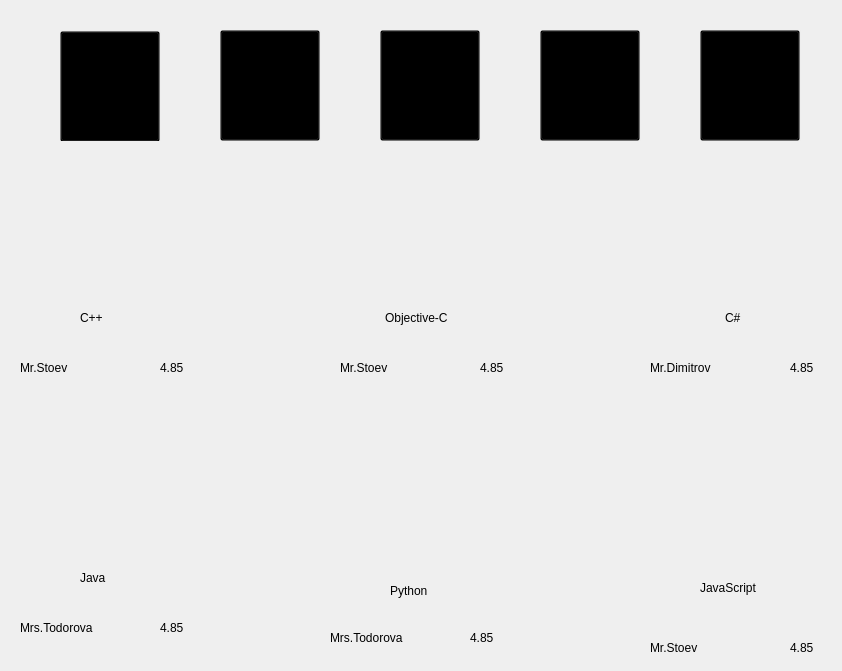
      <widget class="QWidget" name="Programming">
       <widget class="QWidget" name="widget_34" native="true">
        <property name="geometry">
         <rect>
          <x>10</x>
          <y>450</y>
          <width>193</width>
          <height>192</height>
         </rect>
        </property>
        <property name="styleSheet">
         <string notr="true">background-color:#EFEFEF;
border-radius:10px;</string>
        </property>
        <widget class="QWidget" name="widget_35" native="true">
         <property name="geometry">
          <rect>
           <x>20</x>
           <y>10</y>
           <width>154</width>
           <height>101</height>
          </rect>
         </property>
         <property name="styleSheet">
          <string notr="true">image: url(:/Resources/Images/Java.png);
border-radius:10px;</string>
         </property>
        </widget>
        <widget class="QLabel" name="label_50">
         <property name="geometry">
          <rect>
           <x>70</x>
           <y>120</y>
           <width>41</width>
           <height>16</height>
          </rect>
         </property>
         <property name="styleSheet">
          <string notr="true">color:black;</string>
         </property>
         <property name="text">
          <string>Java</string>
         </property>
        </widget>
        <widget class="QLabel" name="label_51">
         <property name="geometry">
          <rect>
           <x>10</x>
           <y>170</y>
           <width>81</width>
           <height>16</height>
          </rect>
         </property>
         <property name="styleSheet">
          <string notr="true">color:black;</string>
         </property>
         <property name="text">
          <string>Mrs.Todorova</string>
         </property>
        </widget>
        <widget class="QLabel" name="label_52">
         <property name="geometry">
          <rect>
           <x>150</x>
           <y>170</y>
           <width>31</width>
           <height>16</height>
          </rect>
         </property>
         <property name="styleSheet">
          <string notr="true">color:black;</string>
         </property>
         <property name="text">
          <string>4.85</string>
         </property>
        </widget>
        <widget class="QLabel" name="label_53">
         <property name="geometry">
          <rect>
           <x>117</x>
           <y>167</y>
           <width>31</width>
           <height>21</height>
          </rect>
         </property>
         <property name="styleSheet">
          <string notr="true">image: url(:/Resources/Images/icons/Star.png);</string>
         </property>
         <property name="text">
          <string/>
         </property>
        </widget>
        <widget class="QPushButton" name="javaCourse_PB">
         <property name="geometry">
          <rect>
           <x>0</x>
           <y>0</y>
           <width>191</width>
           <height>181</height>
          </rect>
         </property>
         <property name="styleSheet">
          <string notr="true">background-color:transparent;</string>
         </property>
         <property name="text">
          <string/>
         </property>
        </widget>
       </widget>
       <widget class="QWidget" name="widget_28" native="true">
        <property name="geometry">
         <rect>
          <x>10</x>
          <y>190</y>
          <width>201</width>
          <height>192</height>
         </rect>
        </property>
        <property name="styleSheet">
         <string notr="true">background-color:#EFEFEF;
border-radius:10px;</string>
        </property>
        <widget class="QWidget" name="widget_29" native="true">
         <property name="geometry">
          <rect>
           <x>10</x>
           <y>0</y>
           <width>171</width>
           <height>131</height>
          </rect>
         </property>
         <property name="styleSheet">
          <string notr="true">image: url(:/Resources/Images/cpp.png);</string>
         </property>
        </widget>
        <widget class="QLabel" name="label_38">
         <property name="geometry">
          <rect>
           <x>70</x>
           <y>120</y>
           <width>41</width>
           <height>16</height>
          </rect>
         </property>
         <property name="styleSheet">
          <string notr="true">color:black;</string>
         </property>
         <property name="text">
          <string>C++</string>
         </property>
        </widget>
        <widget class="QLabel" name="label_39">
         <property name="geometry">
          <rect>
           <x>10</x>
           <y>170</y>
           <width>58</width>
           <height>16</height>
          </rect>
         </property>
         <property name="styleSheet">
          <string notr="true">color:black;</string>
         </property>
         <property name="text">
          <string>Mr.Stoev</string>
         </property>
        </widget>
        <widget class="QLabel" name="label_40">
         <property name="geometry">
          <rect>
           <x>150</x>
           <y>170</y>
           <width>31</width>
           <height>16</height>
          </rect>
         </property>
         <property name="styleSheet">
          <string notr="true">color:black;</string>
         </property>
         <property name="text">
          <string>4.85</string>
         </property>
        </widget>
        <widget class="QLabel" name="label_41">
         <property name="geometry">
          <rect>
           <x>117</x>
           <y>167</y>
           <width>31</width>
           <height>21</height>
          </rect>
         </property>
         <property name="styleSheet">
          <string notr="true">image: url(:/Resources/Images/icons/Star.png);</string>
         </property>
         <property name="text">
          <string/>
         </property>
        </widget>
        <widget class="QPushButton" name="cppCourse_PB">
         <property name="geometry">
          <rect>
           <x>0</x>
           <y>0</y>
           <width>201</width>
           <height>191</height>
          </rect>
         </property>
         <property name="styleSheet">
          <string notr="true">background-color:transparent;</string>
         </property>
         <property name="text">
          <string/>
         </property>
        </widget>
       </widget>
       <widget class="QWidget" name="widget_26" native="true">
        <property name="geometry">
         <rect>
          <x>640</x>
          <y>190</y>
          <width>193</width>
          <height>192</height>
         </rect>
        </property>
        <property name="styleSheet">
         <string notr="true">background-color:#EFEFEF;
border-radius:10px;</string>
        </property>
        <widget class="QWidget" name="widget_27" native="true">
         <property name="geometry">
          <rect>
           <x>20</x>
           <y>10</y>
           <width>154</width>
           <height>101</height>
          </rect>
         </property>
         <property name="styleSheet">
          <string notr="true">image: url(:/Resources/Images/Csharp .png);</string>
         </property>
        </widget>
        <widget class="QLabel" name="label_34">
         <property name="geometry">
          <rect>
           <x>85</x>
           <y>120</y>
           <width>31</width>
           <height>16</height>
          </rect>
         </property>
         <property name="styleSheet">
          <string notr="true">color:black;</string>
         </property>
         <property name="text">
          <string>C#</string>
         </property>
        </widget>
        <widget class="QLabel" name="label_35">
         <property name="geometry">
          <rect>
           <x>10</x>
           <y>170</y>
           <width>71</width>
           <height>16</height>
          </rect>
         </property>
         <property name="styleSheet">
          <string notr="true">color:black;</string>
         </property>
         <property name="text">
          <string>Mr.Dimitrov</string>
         </property>
        </widget>
        <widget class="QLabel" name="label_36">
         <property name="geometry">
          <rect>
           <x>150</x>
           <y>170</y>
           <width>31</width>
           <height>16</height>
          </rect>
         </property>
         <property name="styleSheet">
          <string notr="true">color:black;</string>
         </property>
         <property name="text">
          <string>4.85</string>
         </property>
        </widget>
        <widget class="QLabel" name="label_37">
         <property name="geometry">
          <rect>
           <x>117</x>
           <y>167</y>
           <width>31</width>
           <height>21</height>
          </rect>
         </property>
         <property name="styleSheet">
          <string notr="true">image: url(:/Resources/Images/icons/Star.png);</string>
         </property>
         <property name="text">
          <string/>
         </property>
        </widget>
        <widget class="QPushButton" name="CSharpCourse_PB">
         <property name="geometry">
          <rect>
           <x>0</x>
           <y>0</y>
           <width>191</width>
           <height>181</height>
          </rect>
         </property>
         <property name="styleSheet">
          <string notr="true">background-color:transparent;</string>
         </property>
         <property name="text">
          <string/>
         </property>
        </widget>
       </widget>
       <widget class="QWidget" name="widget_30" native="true">
        <property name="geometry">
         <rect>
          <x>330</x>
          <y>190</y>
          <width>193</width>
          <height>192</height>
         </rect>
        </property>
        <property name="styleSheet">
         <string notr="true">background-color:#EFEFEF;
border-radius:10px;</string>
        </property>
        <widget class="QWidget" name="widget_31" native="true">
         <property name="geometry">
          <rect>
           <x>20</x>
           <y>10</y>
           <width>154</width>
           <height>101</height>
          </rect>
         </property>
         <property name="styleSheet">
          <string notr="true">image: url(:/Resources/Images/c.png);</string>
         </property>
        </widget>
        <widget class="QLabel" name="label_42">
         <property name="geometry">
          <rect>
           <x>55</x>
           <y>120</y>
           <width>111</width>
           <height>16</height>
          </rect>
         </property>
         <property name="styleSheet">
          <string notr="true">color:black;</string>
         </property>
         <property name="text">
          <string>Objective-C</string>
         </property>
        </widget>
        <widget class="QLabel" name="label_43">
         <property name="geometry">
          <rect>
           <x>10</x>
           <y>170</y>
           <width>58</width>
           <height>16</height>
          </rect>
         </property>
         <property name="styleSheet">
          <string notr="true">color:black;</string>
         </property>
         <property name="text">
          <string>Mr.Stoev</string>
         </property>
        </widget>
        <widget class="QLabel" name="label_44">
         <property name="geometry">
          <rect>
           <x>150</x>
           <y>170</y>
           <width>31</width>
           <height>16</height>
          </rect>
         </property>
         <property name="styleSheet">
          <string notr="true">color:black;</string>
         </property>
         <property name="text">
          <string>4.85</string>
         </property>
        </widget>
        <widget class="QLabel" name="label_45">
         <property name="geometry">
          <rect>
           <x>117</x>
           <y>167</y>
           <width>31</width>
           <height>21</height>
          </rect>
         </property>
         <property name="styleSheet">
          <string notr="true">image: url(:/Resources/Images/icons/Star.png);</string>
         </property>
         <property name="text">
          <string/>
         </property>
        </widget>
        <widget class="QPushButton" name="objCourse_PB">
         <property name="geometry">
          <rect>
           <x>0</x>
           <y>10</y>
           <width>191</width>
           <height>181</height>
          </rect>
         </property>
         <property name="styleSheet">
          <string notr="true">background-color:transparent;</string>
         </property>
         <property name="text">
          <string/>
         </property>
        </widget>
       </widget>
       <widget class="QWidget" name="widget_24" native="true">
        <property name="geometry">
         <rect>
          <x>640</x>
          <y>470</y>
          <width>193</width>
          <height>192</height>
         </rect>
        </property>
        <property name="styleSheet">
         <string notr="true">background-color:#EFEFEF;
border-radius:10px;</string>
        </property>
        <widget class="QWidget" name="widget_25" native="true">
         <property name="geometry">
          <rect>
           <x>20</x>
           <y>10</y>
           <width>154</width>
           <height>101</height>
          </rect>
         </property>
         <property name="styleSheet">
          <string notr="true">image: url(:/Resources/Images/javascript.png);</string>
         </property>
        </widget>
        <widget class="QLabel" name="label_30">
         <property name="geometry">
          <rect>
           <x>60</x>
           <y>110</y>
           <width>71</width>
           <height>16</height>
          </rect>
         </property>
         <property name="styleSheet">
          <string notr="true">color:black;</string>
         </property>
         <property name="text">
          <string>JavaScript</string>
         </property>
        </widget>
        <widget class="QLabel" name="label_31">
         <property name="geometry">
          <rect>
           <x>10</x>
           <y>170</y>
           <width>58</width>
           <height>16</height>
          </rect>
         </property>
         <property name="styleSheet">
          <string notr="true">color:black;</string>
         </property>
         <property name="text">
          <string>Mr.Stoev</string>
         </property>
        </widget>
        <widget class="QLabel" name="label_32">
         <property name="geometry">
          <rect>
           <x>150</x>
           <y>170</y>
           <width>31</width>
           <height>16</height>
          </rect>
         </property>
         <property name="styleSheet">
          <string notr="true">color:black;</string>
         </property>
         <property name="text">
          <string>4.85</string>
         </property>
        </widget>
        <widget class="QLabel" name="label_33">
         <property name="geometry">
          <rect>
           <x>117</x>
           <y>167</y>
           <width>31</width>
           <height>21</height>
          </rect>
         </property>
         <property name="styleSheet">
          <string notr="true">image: url(:/Resources/Images/icons/Star.png);</string>
         </property>
         <property name="text">
          <string/>
         </property>
        </widget>
        <widget class="QPushButton" name="javascriptCourse_PB">
         <property name="geometry">
          <rect>
           <x>0</x>
           <y>0</y>
           <width>191</width>
           <height>191</height>
          </rect>
         </property>
         <property name="styleSheet">
          <string notr="true">background-color:transparent;</string>
         </property>
         <property name="text">
          <string/>
         </property>
        </widget>
       </widget>
       <widget class="QWidget" name="widget_32" native="true">
        <property name="geometry">
         <rect>
          <x>320</x>
          <y>460</y>
          <width>193</width>
          <height>192</height>
         </rect>
        </property>
        <property name="styleSheet">
         <string notr="true">background-color:#EFEFEF;
border-radius:10px;</string>
        </property>
        <widget class="QWidget" name="widget_33" native="true">
         <property name="geometry">
          <rect>
           <x>10</x>
           <y>10</y>
           <width>181</width>
           <height>101</height>
          </rect>
         </property>
         <property name="styleSheet">
          <string notr="true">image: url(:/Resources/Images/python.png);</string>
         </property>
        </widget>
        <widget class="QLabel" name="label_47">
         <property name="geometry">
          <rect>
           <x>10</x>
           <y>170</y>
           <width>81</width>
           <height>16</height>
          </rect>
         </property>
         <property name="styleSheet">
          <string notr="true">color:black;</string>
         </property>
         <property name="text">
          <string>Mrs.Todorova</string>
         </property>
        </widget>
        <widget class="QLabel" name="label_48">
         <property name="geometry">
          <rect>
           <x>150</x>
           <y>170</y>
           <width>31</width>
           <height>16</height>
          </rect>
         </property>
         <property name="styleSheet">
          <string notr="true">color:black;</string>
         </property>
         <property name="text">
          <string>4.85</string>
         </property>
        </widget>
        <widget class="QLabel" name="label_49">
         <property name="geometry">
          <rect>
           <x>117</x>
           <y>167</y>
           <width>31</width>
           <height>21</height>
          </rect>
         </property>
         <property name="styleSheet">
          <string notr="true">image: url(:/Resources/Images/icons/Star.png);</string>
         </property>
         <property name="text">
          <string/>
         </property>
        </widget>
        <widget class="QLabel" name="label_46">
         <property name="geometry">
          <rect>
           <x>70</x>
           <y>120</y>
           <width>51</width>
           <height>21</height>
          </rect>
         </property>
         <property name="styleSheet">
          <string notr="true">color:black;</string>
         </property>
         <property name="text">
          <string>Python</string>
         </property>
        </widget>
        <widget class="QPushButton" name="pythonCourse_PB">
         <property name="geometry">
          <rect>
           <x>0</x>
           <y>10</y>
           <width>191</width>
           <height>181</height>
          </rect>
         </property>
         <property name="styleSheet">
          <string notr="true">background-color:transparent;</string>
         </property>
         <property name="text">
          <string/>
         </property>
        </widget>
       </widget>
       <widget class="QWidget" name="widget_22" native="true">
        <property name="geometry">
         <rect>
          <x>60</x>
          <y>30</y>
          <width>101</width>
          <height>111</height>
         </rect>
        </property>
        <property name="styleSheet">
         <string notr="true">QWidget
{
background-color:#EDEDED
}</string>
        </property>
        <widget class="QWidget" name="widget_36" native="true">
         <property name="geometry">
          <rect>
           <x>15</x>
           <y>3</y>
           <width>71</width>
           <height>61</height>
          </rect>
         </property>
         <property name="styleSheet">
          <string notr="true">QWidget
{
background-color:white;
border-radius:30px;
	image: url(:/Resources/Images/icons/Student Male.png);
}</string>
         </property>
        </widget>
        <widget class="QLabel" name="label_57">
         <property name="geometry">
          <rect>
           <x>17</x>
           <y>70</y>
           <width>71</width>
           <height>16</height>
          </rect>
         </property>
         <property name="styleSheet">
          <string notr="true">color:black;</string>
         </property>
         <property name="text">
          <string>All courses</string>
         </property>
        </widget>
        <widget class="QPushButton" name="allExams_PB">
         <property name="geometry">
          <rect>
           <x>0</x>
           <y>1</y>
           <width>100</width>
           <height>111</height>
          </rect>
         </property>
         <property name="styleSheet">
          <string notr="true">background-color:transparent;</string>
         </property>
         <property name="text">
          <string/>
         </property>
        </widget>
       </widget>
       <widget class="QWidget" name="widget_44" native="true">
        <property name="geometry">
         <rect>
          <x>700</x>
          <y>30</y>
          <width>101</width>
          <height>111</height>
         </rect>
        </property>
        <property name="styleSheet">
         <string notr="true">QWidget
{
background-color:#EDEDED
}</string>
        </property>
        <widget class="QWidget" name="widget_45" native="true">
         <property name="geometry">
          <rect>
           <x>15</x>
           <y>3</y>
           <width>71</width>
           <height>61</height>
          </rect>
         </property>
         <property name="styleSheet">
          <string notr="true">QWidget
{
background-color:white;
border-radius:30px;
	image: url(:/Resources/Images/icons/Student Male.png);
}</string>
         </property>
        </widget>
        <widget class="QLabel" name="label_61">
         <property name="geometry">
          <rect>
           <x>15</x>
           <y>65</y>
           <width>71</width>
           <height>41</height>
          </rect>
         </property>
         <property name="font">
          <font>
           <pointsize>12</pointsize>
          </font>
         </property>
         <property name="styleSheet">
          <string notr="true">color:black;</string>
         </property>
         <property name="text">
          <string>&lt;html&gt;&lt;head/&gt;&lt;body&gt;&lt;p align=&quot;center&quot;&gt;Social&lt;/p&gt;&lt;p align=&quot;center&quot;&gt;sciences&lt;/p&gt;&lt;/body&gt;&lt;/html&gt;</string>
         </property>
        </widget>
        <widget class="QPushButton" name="socialSciences_PB_2">
         <property name="geometry">
          <rect>
           <x>0</x>
           <y>0</y>
           <width>100</width>
           <height>111</height>
          </rect>
         </property>
         <property name="styleSheet">
          <string notr="true">background-color:transparent;</string>
         </property>
         <property name="text">
          <string/>
         </property>
        </widget>
       </widget>
       <widget class="QWidget" name="widget_42" native="true">
        <property name="geometry">
         <rect>
          <x>380</x>
          <y>30</y>
          <width>101</width>
          <height>111</height>
         </rect>
        </property>
        <property name="styleSheet">
         <string notr="true">QWidget
{
background-color:#EDEDED
}</string>
        </property>
        <widget class="QWidget" name="widget_43" native="true">
         <property name="geometry">
          <rect>
           <x>15</x>
           <y>3</y>
           <width>71</width>
           <height>61</height>
          </rect>
         </property>
         <property name="styleSheet">
          <string notr="true">QWidget
{
background-color:white;
border-radius:30px;
	image: url(:/Resources/Images/icons/Student Male.png);
}</string>
         </property>
        </widget>
        <widget class="QLabel" name="label_60">
         <property name="geometry">
          <rect>
           <x>10</x>
           <y>60</y>
           <width>81</width>
           <height>51</height>
          </rect>
         </property>
         <property name="font">
          <font>
           <pointsize>12</pointsize>
          </font>
         </property>
         <property name="styleSheet">
          <string notr="true">color:black;</string>
         </property>
         <property name="text">
          <string>&lt;html&gt;&lt;head/&gt;&lt;body&gt;&lt;p align=&quot;center&quot;&gt;Programming&lt;/p&gt;&lt;p align=&quot;center&quot;&gt;courses&lt;/p&gt;&lt;/body&gt;&lt;/html&gt;</string>
         </property>
        </widget>
        <widget class="QPushButton" name="programmingCourses_PB_2">
         <property name="geometry">
          <rect>
           <x>0</x>
           <y>0</y>
           <width>100</width>
           <height>111</height>
          </rect>
         </property>
         <property name="styleSheet">
          <string notr="true">background-color:transparent;</string>
         </property>
         <property name="text">
          <string/>
         </property>
        </widget>
       </widget>
       <widget class="QWidget" name="widget_40" native="true">
        <property name="geometry">
         <rect>
          <x>220</x>
          <y>30</y>
          <width>101</width>
          <height>111</height>
         </rect>
        </property>
        <property name="styleSheet">
         <string notr="true">QWidget
{
background-color:#EDEDED
}</string>
        </property>
        <widget class="QWidget" name="widget_41" native="true">
         <property name="geometry">
          <rect>
           <x>15</x>
           <y>3</y>
           <width>71</width>
           <height>61</height>
          </rect>
         </property>
         <property name="styleSheet">
          <string notr="true">QWidget
{
background-color:white;
border-radius:30px;
	image: url(:/Resources/Images/icons/Student Male.png);
}</string>
         </property>
        </widget>
        <widget class="QLabel" name="label_59">
         <property name="geometry">
          <rect>
           <x>17</x>
           <y>70</y>
           <width>71</width>
           <height>16</height>
          </rect>
         </property>
         <property name="styleSheet">
          <string notr="true">color:black;</string>
         </property>
         <property name="text">
          <string>IT Courses</string>
         </property>
        </widget>
        <widget class="QPushButton" name="ITExams_PB">
         <property name="geometry">
          <rect>
           <x>0</x>
           <y>0</y>
           <width>100</width>
           <height>111</height>
          </rect>
         </property>
         <property name="styleSheet">
          <string notr="true">background-color:transparent;</string>
         </property>
         <property name="text">
          <string/>
         </property>
        </widget>
       </widget>
       <widget class="QWidget" name="widget_38" native="true">
        <property name="geometry">
         <rect>
          <x>540</x>
          <y>30</y>
          <width>101</width>
          <height>111</height>
         </rect>
        </property>
        <property name="styleSheet">
         <string notr="true">QWidget
{
background-color:#EDEDED
}</string>
        </property>
        <widget class="QWidget" name="widget_39" native="true">
         <property name="geometry">
          <rect>
           <x>15</x>
           <y>3</y>
           <width>71</width>
           <height>61</height>
          </rect>
         </property>
         <property name="styleSheet">
          <string notr="true">QWidget
{
background-color:white;
border-radius:30px;
	image: url(:/Resources/Images/icons/Student Male.png);
}</string>
         </property>
        </widget>
        <widget class="QLabel" name="label_58">
         <property name="geometry">
          <rect>
           <x>13</x>
           <y>65</y>
           <width>71</width>
           <height>41</height>
          </rect>
         </property>
         <property name="font">
          <font>
           <pointsize>12</pointsize>
          </font>
         </property>
         <property name="styleSheet">
          <string notr="true">color:black;</string>
         </property>
         <property name="text">
          <string>&lt;html&gt;&lt;head/&gt;&lt;body&gt;&lt;p align=&quot;center&quot;&gt;Natural&lt;/p&gt;&lt;p align=&quot;center&quot;&gt;sciences&lt;/p&gt;&lt;/body&gt;&lt;/html&gt;</string>
         </property>
        </widget>
        <widget class="QPushButton" name="naturalSciences_PB_2">
         <property name="geometry">
          <rect>
           <x>0</x>
           <y>0</y>
           <width>100</width>
           <height>111</height>
          </rect>
         </property>
         <property name="styleSheet">
          <string notr="true">background-color:transparent;</string>
         </property>
         <property name="text">
          <string/>
         </property>
        </widget>
       </widget>
      </widget>
